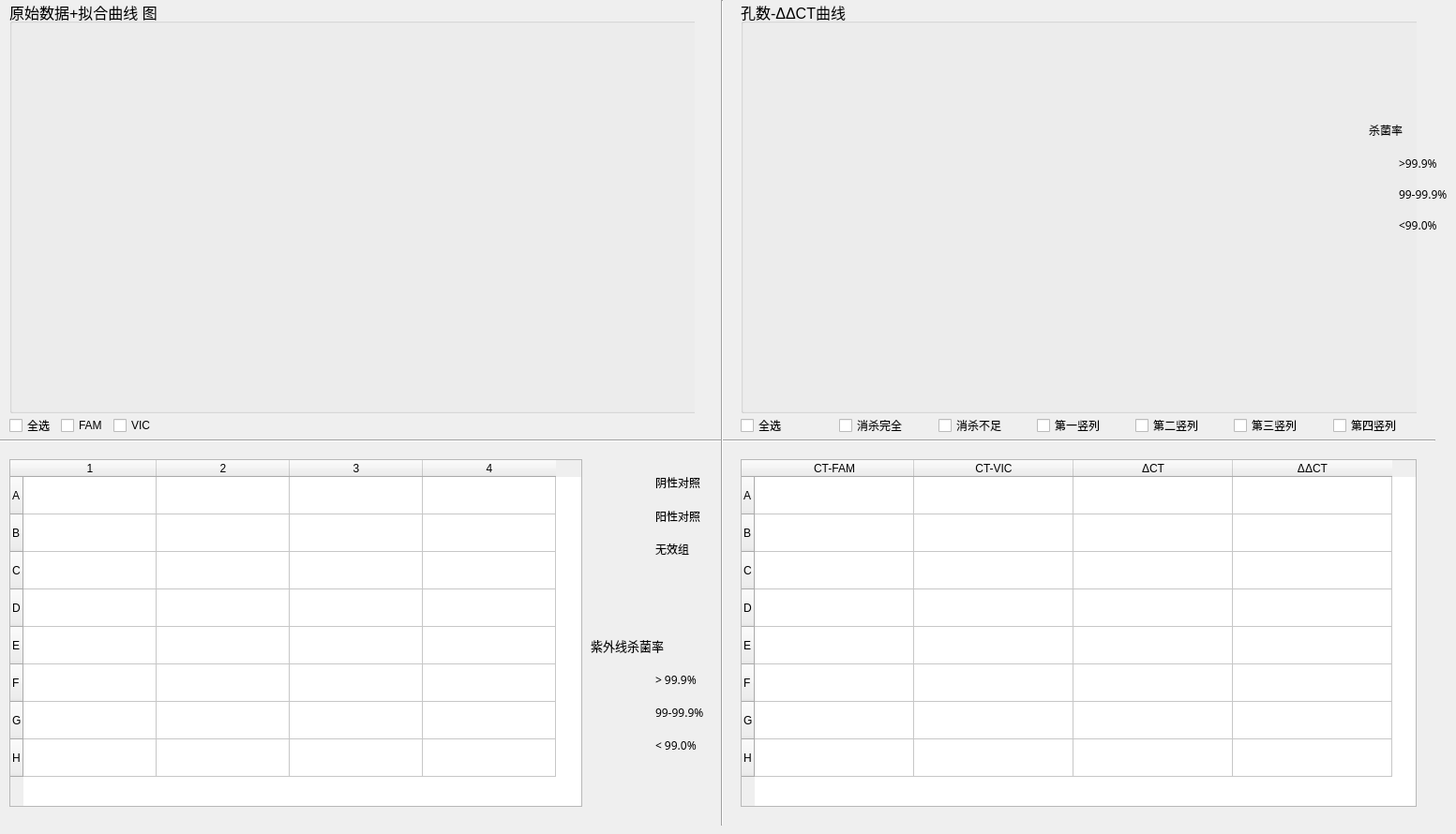
       <widget class="QWidget" name="tab">
        <attribute name="title">
         <string>分析</string>
        </attribute>
        <widget class="QWidget" name="gridLayoutWidget_5">
         <property name="geometry">
          <rect>
           <x>10</x>
           <y>0</y>
           <width>731</width>
           <height>441</height>
          </rect>
         </property>
         <layout class="QGridLayout" name="gridLayout_5">
          <item row="0" column="0">
           <widget class="QWidget" name="widget" native="true">
            <widget class="QGroupBox" name="groupBox">
             <property name="geometry">
              <rect>
               <x>0</x>
               <y>0</y>
               <width>761</width>
               <height>441</height>
              </rect>
             </property>
             <property name="font">
              <font>
               <family>Arial</family>
               <pointsize>12</pointsize>
              </font>
             </property>
             <property name="title">
              <string>原始数据+拟合曲线 图</string>
             </property>
            </widget>
           </widget>
          </item>
         </layout>
        </widget>
        <widget class="QWidget" name="gridLayoutWidget_7">
         <property name="geometry">
          <rect>
           <x>10</x>
           <y>490</y>
           <width>611</width>
           <height>371</height>
          </rect>
         </property>
         <layout class="QGridLayout" name="gridLayout_8">
          <item row="0" column="0">
           <widget class="QTableWidget" name="Interactive_Cells">
            <attribute name="horizontalHeaderDefaultSectionSize">
             <number>142</number>
            </attribute>
            <attribute name="verticalHeaderDefaultSectionSize">
             <number>40</number>
            </attribute>
            <row>
             <property name="text">
              <string>A</string>
             </property>
            </row>
            <row>
             <property name="text">
              <string>B</string>
             </property>
            </row>
            <row>
             <property name="text">
              <string>C</string>
             </property>
            </row>
            <row>
             <property name="text">
              <string>D</string>
             </property>
            </row>
            <row>
             <property name="text">
              <string>E</string>
             </property>
            </row>
            <row>
             <property name="text">
              <string>F</string>
             </property>
            </row>
            <row>
             <property name="text">
              <string>G</string>
             </property>
            </row>
            <row>
             <property name="text">
              <string>H</string>
             </property>
            </row>
            <column>
             <property name="text">
              <string>1</string>
             </property>
            </column>
            <column>
             <property name="text">
              <string>2</string>
             </property>
            </column>
            <column>
             <property name="text">
              <string>3</string>
             </property>
            </column>
            <column>
             <property name="text">
              <string>4</string>
             </property>
            </column>
           </widget>
          </item>
         </layout>
        </widget>
        <widget class="QWidget" name="gridLayoutWidget_8">
         <property name="geometry">
          <rect>
           <x>790</x>
           <y>490</y>
           <width>721</width>
           <height>371</height>
          </rect>
         </property>
         <layout class="QGridLayout" name="gridLayout_9">
          <item row="0" column="0">
           <widget class="QTableWidget" name="Data_Display_Cells">
            <property name="contextMenuPolicy">
             <enum>Qt::DefaultContextMenu</enum>
            </property>
            <property name="layoutDirection">
             <enum>Qt::LeftToRight</enum>
            </property>
            <property name="horizontalScrollBarPolicy">
             <enum>Qt::ScrollBarAlwaysOff</enum>
            </property>
            <property name="autoScrollMargin">
             <number>8</number>
            </property>
            <property name="showGrid">
             <bool>true</bool>
            </property>
            <property name="rowCount">
             <number>8</number>
            </property>
            <attribute name="horizontalHeaderDefaultSectionSize">
             <number>170</number>
            </attribute>
            <attribute name="verticalHeaderDefaultSectionSize">
             <number>40</number>
            </attribute>
            <attribute name="verticalHeaderMinimumSectionSize">
             <number>30</number>
            </attribute>
            <row>
             <property name="text">
              <string>A</string>
             </property>
            </row>
            <row>
             <property name="text">
              <string>B</string>
             </property>
            </row>
            <row>
             <property name="text">
              <string>C</string>
             </property>
            </row>
            <row>
             <property name="text">
              <string>D</string>
             </property>
            </row>
            <row>
             <property name="text">
              <string>E</string>
             </property>
            </row>
            <row>
             <property name="text">
              <string>F</string>
             </property>
            </row>
            <row>
             <property name="text">
              <string>G</string>
             </property>
            </row>
            <row>
             <property name="text">
              <string>H</string>
             </property>
            </row>
            <column>
             <property name="text">
              <string>CT-FAM</string>
             </property>
            </column>
            <column>
             <property name="text">
              <string>CT-VIC</string>
             </property>
            </column>
            <column>
             <property name="text">
              <string>ΔCT</string>
             </property>
            </column>
            <column>
             <property name="text">
              <string>ΔΔCT</string>
             </property>
            </column>
           </widget>
          </item>
         </layout>
        </widget>
        <widget class="Line" name="line">
         <property name="geometry">
          <rect>
           <x>-10</x>
           <y>460</y>
           <width>1541</width>
           <height>20</height>
          </rect>
         </property>
         <property name="orientation">
          <enum>Qt::Horizontal</enum>
         </property>
        </widget>
        <widget class="Line" name="line_2">
         <property name="geometry">
          <rect>
           <x>760</x>
           <y>0</y>
           <width>20</width>
           <height>881</height>
          </rect>
         </property>
         <property name="orientation">
          <enum>Qt::Vertical</enum>
         </property>
        </widget>
        <widget class="QWidget" name="horizontalLayoutWidget_2">
         <property name="geometry">
          <rect>
           <x>10</x>
           <y>440</y>
           <width>731</width>
           <height>28</height>
          </rect>
         </property>
         <layout class="QHBoxLayout" name="horizontalLayout_2">
          <item>
           <widget class="QCheckBox" name="Checkbox_FAM_4">
            <property name="text">
             <string>全选</string>
            </property>
           </widget>
          </item>
          <item>
           <widget class="QCheckBox" name="Checkbox_FAM">
            <property name="text">
             <string>FAM</string>
            </property>
           </widget>
          </item>
          <item>
           <widget class="QCheckBox" name="Checkbox_VIC">
            <property name="text">
             <string>VIC</string>
            </property>
           </widget>
          </item>
          <item>
           <spacer name="horizontalSpacer">
            <property name="orientation">
             <enum>Qt::Horizontal</enum>
            </property>
            <property name="sizeHint" stdset="0">
             <size>
              <width>40</width>
              <height>20</height>
             </size>
            </property>
           </spacer>
          </item>
         </layout>
        </widget>
        <widget class="QWidget" name="horizontalLayoutWidget_3">
         <property name="geometry">
          <rect>
           <x>790</x>
           <y>440</y>
           <width>731</width>
           <height>28</height>
          </rect>
         </property>
         <layout class="QHBoxLayout" name="horizontalLayout_4">
          <item>
           <widget class="QCheckBox" name="Checkbox_FAM_5">
            <property name="font">
             <font>
              <pointsize>9</pointsize>
             </font>
            </property>
            <property name="text">
             <string>全选</string>
            </property>
           </widget>
          </item>
          <item>
           <widget class="QCheckBox" name="Checkbox_FAM_3">
            <property name="font">
             <font>
              <pointsize>9</pointsize>
             </font>
            </property>
            <property name="text">
             <string>消杀完全</string>
            </property>
           </widget>
          </item>
          <item>
           <widget class="QCheckBox" name="Checkbox_VIC_3">
            <property name="font">
             <font>
              <pointsize>9</pointsize>
             </font>
            </property>
            <property name="text">
             <string>消杀不足</string>
            </property>
           </widget>
          </item>
          <item>
           <widget class="QCheckBox" name="Checkbox_FAM_6">
            <property name="font">
             <font>
              <pointsize>9</pointsize>
             </font>
            </property>
            <property name="text">
             <string>第一竖列</string>
            </property>
           </widget>
          </item>
          <item>
           <widget class="QCheckBox" name="Checkbox_FAM_7">
            <property name="font">
             <font>
              <pointsize>9</pointsize>
             </font>
            </property>
            <property name="text">
             <string>第二竖列</string>
            </property>
           </widget>
          </item>
          <item>
           <widget class="QCheckBox" name="Checkbox_FAM_9">
            <property name="font">
             <font>
              <pointsize>9</pointsize>
             </font>
            </property>
            <property name="text">
             <string>第三竖列</string>
            </property>
           </widget>
          </item>
          <item>
           <widget class="QCheckBox" name="Checkbox_FAM_8">
            <property name="font">
             <font>
              <pointsize>9</pointsize>
             </font>
            </property>
            <property name="text">
             <string>第四竖列</string>
            </property>
           </widget>
          </item>
         </layout>
        </widget>
        <widget class="QWidget" name="gridLayoutWidget_6">
         <property name="geometry">
          <rect>
           <x>790</x>
           <y>0</y>
           <width>721</width>
           <height>441</height>
          </rect>
         </property>
         <layout class="QGridLayout" name="gridLayout_6">
          <item row="0" column="0">
           <widget class="QWidget" name="widget_2" native="true">
            <widget class="QGroupBox" name="groupBox_2">
             <property name="geometry">
              <rect>
               <x>0</x>
               <y>0</y>
               <width>731</width>
               <height>441</height>
              </rect>
             </property>
             <property name="font">
              <font>
               <family>Arial</family>
               <pointsize>12</pointsize>
              </font>
             </property>
             <property name="title">
              <string>孔数-ΔΔCT曲线</string>
             </property>
            </widget>
           </widget>
          </item>
         </layout>
        </widget>
        <widget class="QWidget" name="gridLayoutWidget_12">
         <property name="geometry">
          <rect>
           <x>630</x>
           <y>500</y>
           <width>131</width>
           <height>101</height>
          </rect>
         </property>
         <layout class="QGridLayout" name="gridLayout_12">
          <item row="0" column="1">
           <widget class="QLabel" name="label_8">
            <property name="font">
             <font>
              <family>黑体</family>
              <pointsize>9</pointsize>
             </font>
            </property>
            <property name="text">
             <string>阴性对照</string>
            </property>
           </widget>
          </item>
          <item row="1" column="1">
           <widget class="QLabel" name="label_12">
            <property name="font">
             <font>
              <family>黑体</family>
              <pointsize>9</pointsize>
             </font>
            </property>
            <property name="text">
             <string>阳性对照</string>
            </property>
           </widget>
          </item>
          <item row="1" column="0">
           <widget class="QLabel" name="label_positive_purple_2">
            <property name="text">
             <string/>
            </property>
           </widget>
          </item>
          <item row="0" column="0">
           <widget class="QLabel" name="label_negative_dimgray_2">
            <property name="text">
             <string/>
            </property>
           </widget>
          </item>
          <item row="2" column="0">
           <widget class="QLabel" name="label_invalid_darkgray_2">
            <property name="text">
             <string/>
            </property>
           </widget>
          </item>
          <item row="2" column="1">
           <widget class="QLabel" name="label_14">
            <property name="font">
             <font>
              <family>黑体</family>
              <pointsize>9</pointsize>
             </font>
            </property>
            <property name="text">
             <string>无效组</string>
            </property>
           </widget>
          </item>
         </layout>
        </widget>
        <widget class="QLabel" name="label_17">
         <property name="geometry">
          <rect>
           <x>630</x>
           <y>680</y>
           <width>131</width>
           <height>18</height>
          </rect>
         </property>
         <property name="font">
          <font>
           <family>黑体</family>
           <pointsize>10</pointsize>
          </font>
         </property>
         <property name="text">
          <string>紫外线杀菌率</string>
         </property>
        </widget>
        <widget class="QWidget" name="gridLayoutWidget_13">
         <property name="geometry">
          <rect>
           <x>630</x>
           <y>710</y>
           <width>131</width>
           <height>101</height>
          </rect>
         </property>
         <layout class="QGridLayout" name="gridLayout_13">
          <item row="1" column="0">
           <widget class="QLabel" name="label_orange_2">
            <property name="text">
             <string/>
            </property>
           </widget>
          </item>
          <item row="1" column="1">
           <widget class="QLabel" name="label_18">
            <property name="font">
             <font>
              <family>黑体</family>
              <pointsize>9</pointsize>
             </font>
            </property>
            <property name="text">
             <string>99-99.9%</string>
            </property>
           </widget>
          </item>
          <item row="0" column="1">
           <widget class="QLabel" name="label_19">
            <property name="font">
             <font>
              <family>黑体</family>
              <pointsize>9</pointsize>
             </font>
            </property>
            <property name="text">
             <string>&gt; 99.9%</string>
            </property>
           </widget>
          </item>
          <item row="0" column="0">
           <widget class="QLabel" name="label_green_2">
            <property name="text">
             <string/>
            </property>
           </widget>
          </item>
          <item row="2" column="0">
           <widget class="QLabel" name="label_red_2">
            <property name="text">
             <string/>
            </property>
           </widget>
          </item>
          <item row="2" column="1">
           <widget class="QLabel" name="label_20">
            <property name="font">
             <font>
              <family>黑体</family>
              <pointsize>9</pointsize>
             </font>
            </property>
            <property name="text">
             <string>&lt; 99.0%</string>
            </property>
           </widget>
          </item>
         </layout>
        </widget>
        <widget class="QLabel" name="label_21">
         <property name="geometry">
          <rect>
           <x>1460</x>
           <y>130</y>
           <width>61</width>
           <height>18</height>
          </rect>
         </property>
         <property name="font">
          <font>
           <family>Arial</family>
           <pointsize>9</pointsize>
          </font>
         </property>
         <property name="text">
          <string>杀菌率</string>
         </property>
        </widget>
        <widget class="QWidget" name="gridLayoutWidget_14">
         <property name="geometry">
          <rect>
           <x>1450</x>
           <y>160</y>
           <width>94</width>
           <height>95</height>
          </rect>
         </property>
         <layout class="QGridLayout" name="gridLayout_14">
          <item row="1" column="0">
           <widget class="QLabel" name="label_orange_3">
            <property name="text">
             <string/>
            </property>
           </widget>
          </item>
          <item row="1" column="1">
           <widget class="QLabel" name="label_22">
            <property name="font">
             <font>
              <family>黑体</family>
              <pointsize>9</pointsize>
             </font>
            </property>
            <property name="text">
             <string>99-99.9%</string>
            </property>
           </widget>
          </item>
          <item row="0" column="1">
           <widget class="QLabel" name="label_23">
            <property name="font">
             <font>
              <family>黑体</family>
              <pointsize>9</pointsize>
             </font>
            </property>
            <property name="text">
             <string>&gt;99.9%</string>
            </property>
           </widget>
          </item>
          <item row="0" column="0">
           <widget class="QLabel" name="label_green_3">
            <property name="text">
             <string/>
            </property>
           </widget>
          </item>
          <item row="2" column="0">
           <widget class="QLabel" name="label_red_3">
            <property name="text">
             <string/>
            </property>
           </widget>
          </item>
          <item row="2" column="1">
           <widget class="QLabel" name="label_24">
            <property name="font">
             <font>
              <family>黑体</family>
              <pointsize>9</pointsize>
             </font>
            </property>
            <property name="text">
             <string>&lt;99.0%</string>
            </property>
           </widget>
          </item>
         </layout>
        </widget>
       </widget>
